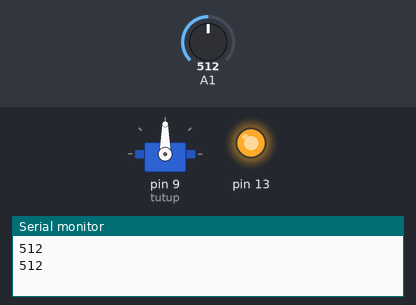
A sketch run on a simulated Arduino Uno, built with avr-gcc and run on an emulated ATmega328P. Shown: servo, output pins drawn as LEDs (lit = HIGH), the last lines printed to the serial monitor. The inputs (shaded band) are chosen by the test bench; at power-on: A1 = 512.

Above: at 1.2 s.
1.3 s: A1 set to 487
At 2.9 s:
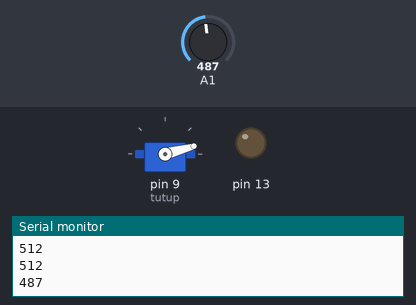
3.5 s: A1 set to 510
At 4.4 s:
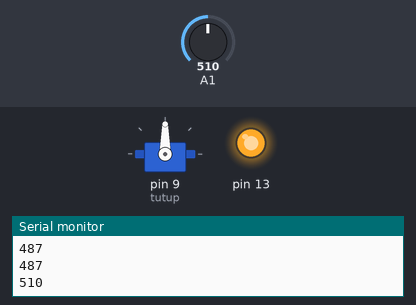
5.5 s: A1 set to 490
At 7.2 s:
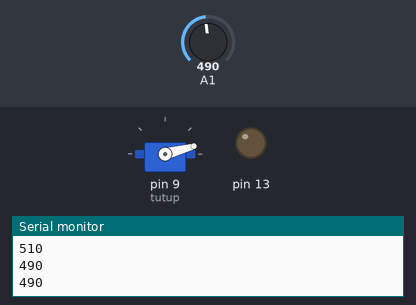
Timing chart, 0 to 8.7 s (numbered marks = the images above; inputs shaded):
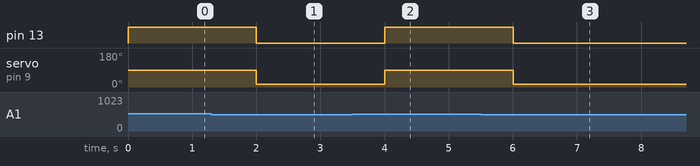

Measured:
- the behaviour switches between 501 and 500 on A1 (found by bisection; images 0 and 1)
- after the input at 1.3 s, pin 13: HIGH → LOW after 0.70 s; servo on pin 9 (tutup): 90° → 15° after 0.70 s
- after the input at 3.5 s, pin 13: LOW → HIGH after 0.50 s; servo on pin 9 (tutup): 15° → 90° after 0.50 s
- after the input at 5.5 s, pin 13: HIGH → LOW after 0.50 s; servo on pin 9 (tutup): 90° → 15° after 0.50 s

The sketch:

sampah_servo_aziz.ino
```cpp
#include <Servo.h>

Servo tutup;

void setup() {
  // put your setup code here, to run once:
pinMode(A1,0);
pinMode(13,1);
tutup.attach(9);
Serial.begin(9600);
tutup.write(0);
}

void loop() {
  // put your main code here, to run repeatedly:
Serial.println(analogRead(A1));
if(analogRead(A1)>500){
 tutup.write(90);
 digitalWrite(13,1);
}
else{

  tutup.write(15);

 digitalWrite(13,0);
}
delay(1000);
}
```
